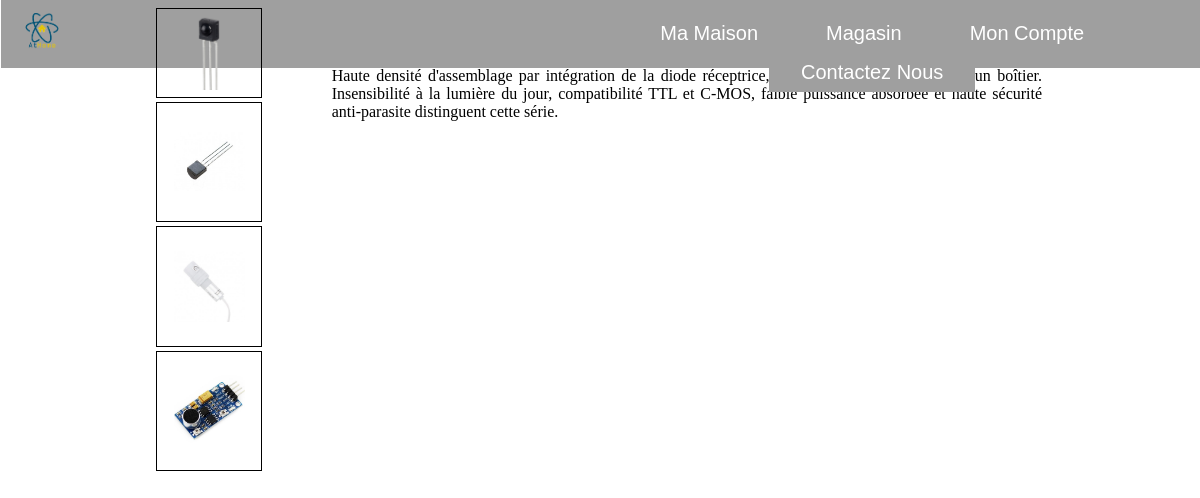
Before: /Vue/shop.php with the older database file.
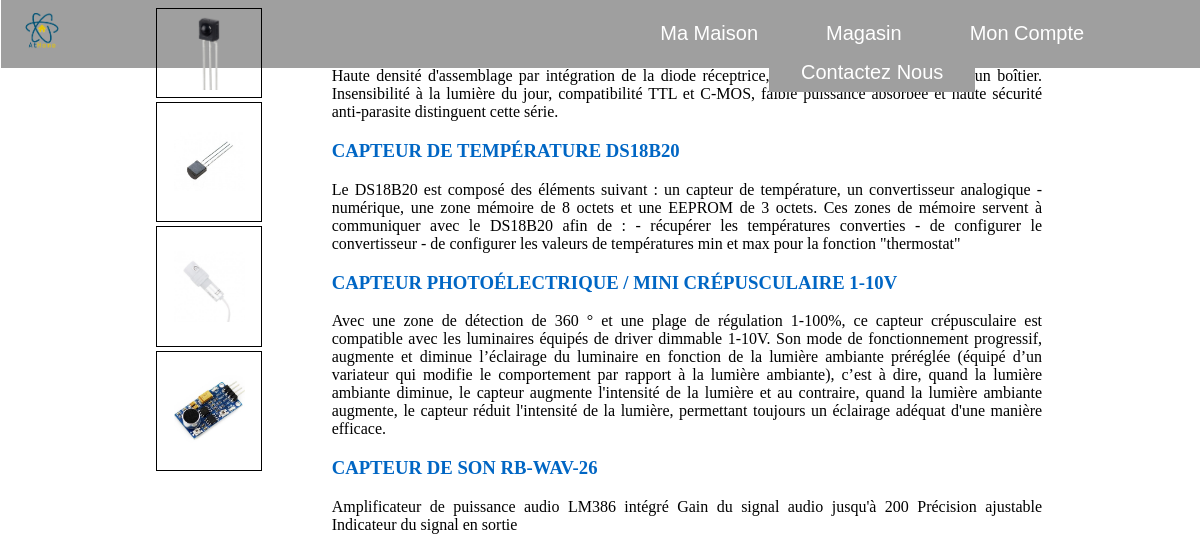
After: the same page with the newer database file.
### tables this page shows
CREATE TABLE IF NOT EXISTS `boutique` (
  `id_boutique` int(11) NOT NULL AUTO_INCREMENT,
  `nom` varchar(255) NOT NULL,
  `description` text NOT NULL,
  `prix` decimal(10,2) NOT NULL,
  `id_personne` int(11) NOT NULL,
  `stock` int(2) NOT NULL,
  PRIMARY KEY (`id_boutique`)
);

### Vue/shop.php (the view, shortened to what this page needs)
<!DOCTYPE html>
<html>
<head>
    <link rel="stylesheet" href="shop.css" />
</head>
<?php
function textshop($im){
    $bdd = new PDO('mysql:host=localhost;dbname=athome;charset=utf8', 'root', '');
    $reponse = $bdd->prepare('SELECT * FROM boutique WHERE id_boutique = ?');
    $reponse ->execute(array($im));
while ($donnees = $reponse->fetch())
{
    echo $donnees['description'];
}
}
?>
<?php
function titreshop($im){
    $bdd = new PDO('mysql:host=localhost;dbname=athome;charset=utf8', 'root', '');
    $reponse = $bdd->prepare('SELECT * FROM boutique WHERE id_boutique = ?');
    $reponse ->execute(array($im));
    while ($donnees = $reponse->fetch())
    {
        echo  $donnees['nom'];
    }
}
?>
<body>
<header>
    <?php include ("header.php"); ?>
<section>
    <aside>
        <div id="imboutique">
        <div id="im1"> <img src="image/inf1.png" alt="Capteur infrarouge"> </div>
        <div id="im4"><img src="image/im2.jpg"></div>
        <div id="im2"><img src="image/im3.jpg"></div>
        <div id="im3"><img src="image/im4.jpg"></div>
        </div>
    </aside>
    <article>
        <div id="txt1">
        <h1><?php titreshop(1)?></h1>
            <?php textshop(1) ?>
        </div>
    <div id="txt2">
    <h1><?php titreshop(2)?></h1>
    <?php textshop(2) ?>
    </div>
    <h1><?php titreshop(3)?></h1>
    <?php textshop(3) ?>
    <h1><?php titreshop(4)?></h1>
    <?php textshop(4) ?>
</article>
</section>
</body>
</html>

### Vue/header.php (shortened to what this page needs)
<!doctype html>
<html>
<head>
  <link rel="stylesheet" href="header.css" />
  </head>
<body>
	<div class="headerfixe">
	<header>
		<img src="bandeHaut.jpg" id="bande"/>
		<a href="index"><img src="AtHomeTransparent.png" id="logo" /></a>
<nav>
		<ul id="menu">
	<li><a href="#">Ma Maison</a>
	</li>
	<li><a href="#">Magasin</a>
	</li>
	<li><a href="#">Mon Compte</a>
	</li>
	<li><a href="#">Contactez Nous</a>
	</li>
</ul>
	</div>
</header>

### Vue/shop.css (style rules this page uses)
article,aside { display: inline-block; vertical-align: top; }
article { width : 60%; text-align : justify; }
aside { position : relative; width : 20%; border-radius: 5px; font-size: 0.9em; margin-left: 7%; }
h1 { color: rgb(0, 102, 196); text-transform: uppercase; }
aside img { border : 1px solid black; }
#im1 img { width: 10%; height: 5%; border : 1px solid black; padding-right: 17%; padding-left: 17%; padding-bottom: 3%; padding-top: 3%; }
#im2 img { width: 30%; height: 30%; border : 1px solid black; padding-right: 7%; padding-left: 7%; padding-bottom: 10%; padding-top: 10%; }
#im3 img { width: 30%; height: 30%; border : 1px solid black; padding-right: 7%; padding-left: 7%; padding-bottom: 10%; padding-top: 10%; }
#im4 img { width: 30%; height: 30%; border : 1px solid black; padding-right: 7%; padding-left: 7%; padding-bottom: 10%; padding-top: 10%; }
#imboutique { text-align: center; }

### Vue/header.css (style rules this page uses)
.headerfixe { display: flex; justify-content: flex-end; position: fixed; }
#logo { display: block; position: relative; width:4%; margin-left:10px; margin-top: -55px; }
#bande { display: flex; position:relative; margin-top:-10px; margin-left:-7px; height: 70px; width:102%; }
#menu, #menu ul { padding:0; margin:left; list-style:none; text-align:center; }
#menu { margin-top: -35px; margin-left: 45%; }
#menu li { display:inline-block; position:relative; }
#menu li:first-child { background-color: #9f9f9f; }
#menu li:nth-child(2) { background-color: #9f9f9f; }
#menu li:nth-child(3) { background-color: #9f9f9f; }
#menu li:last-child { background-color: #9f9f9f; }
#menu a { text-decoration:none; display:block; padding:8px 32px; color:#fff; font-size: 20px; font-family:arial; }

Changed rows visible on the page:
added boutique: nom "CAPTEUR DE TEMPÉRATURE DS18B20", description "Le DS18B20 est composé des éléments suivant : un capteur de température, un convertisseur analogique - numérique, une zone mémoire de 8 octets et une EEPROM de 3 octets. Ces zones de mémoire servent à communiquer avec le DS18B20 afin de : - récupérer les températures converties - de configurer le convertisseur - de configurer les valeurs de températures min et max pour la fonction \"thermostat\""
added boutique: nom "CAPTEUR PHOTOÉLECTRIQUE / MINI CRÉPUSCULAIRE 1-10V", description "Avec une zone de détection de 360 ° et une plage de régulation 1-100%, ce capteur crépusculaire est compatible avec les luminaires équipés de driver dimmable 1-10V. Son mode de fonctionnement progressif, augmente et diminue l’éclairage du luminaire en fonction de la lumière ambiante préréglée (équipé d’un variateur qui modifie le comportement par rapport à la lumière ambiante), c’est à dire, quand la lumière ambiante diminue, le capteur augmente l'intensité de la lumière et au contraire, quand la lumière ambiante augmente, le capteur réduit l'intensité de la lumière, permettant toujours un éclairage adéquat d'une manière efficace."
added boutique: nom "CAPTEUR DE SON RB-WAV-26", description "Amplificateur de puissance audio LM386 intégré Gain du signal audio jusqu'à 200 Précision ajustable Indicateur du signal en sortie"
